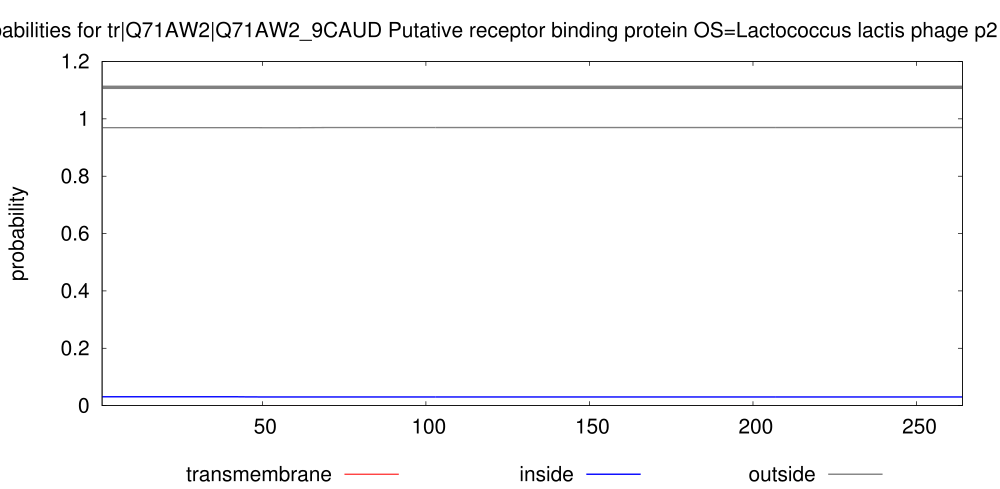

This chart was generated by the following gnuplot code:
set arrow from 1,1.11 to 264,1.11 nohead lt 9 lw 10
set key below
set title "TMHMM posterior probabilities for tr|Q71AW2|Q71AW2_9CAUD Putative receptor binding protein OS=Lactococcus lactis phage p2 GN=rbp PE=1 SV=1 ORF=18"
set yrange [0:1.2]
set size 2., 1.4
#set xlabel "position"
set ylabel "probability"
set xrange [1:264]
# Make the ps plot
set term postscript eps color solid "Helvetica" 30
set output "./TMHMM_9908/tr_Q71AW2_Q71AW2_9CAUD.eps"
plot "./TMHMM_9908/tr_Q71AW2_Q71AW2_9CAUD.plp" using 1:4 title "transmembrane" with impulses lt 1 lw 3, \
"" using 1:3 title "inside" with line lt 3 lw 4, \
"" using 1:5 title "outside" with line lt 9 lw 4
exit
